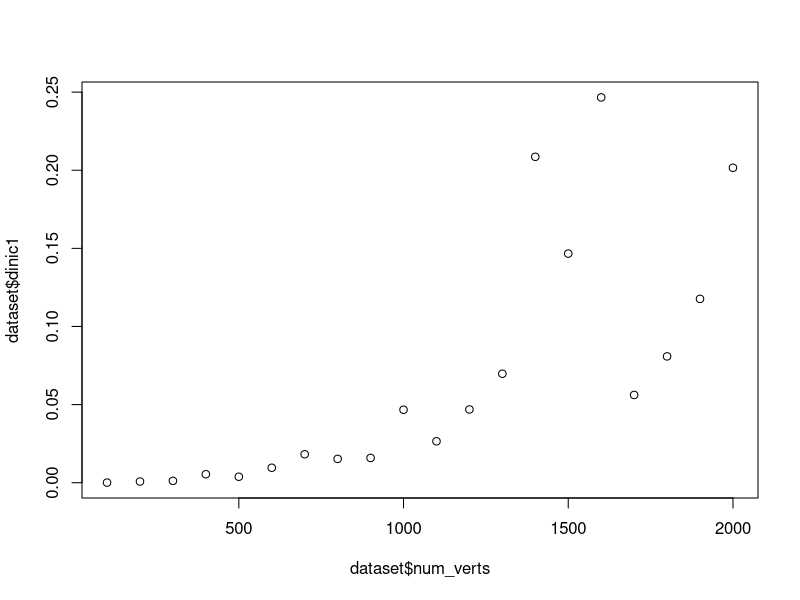
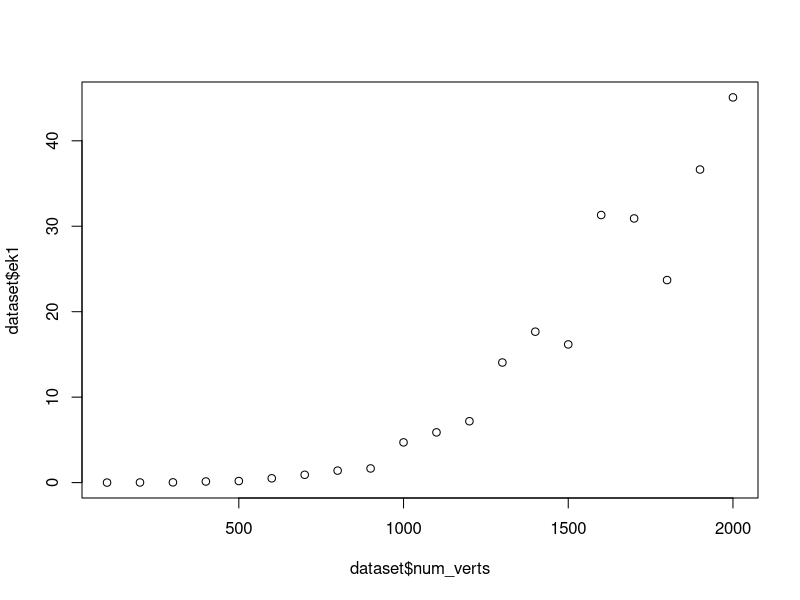
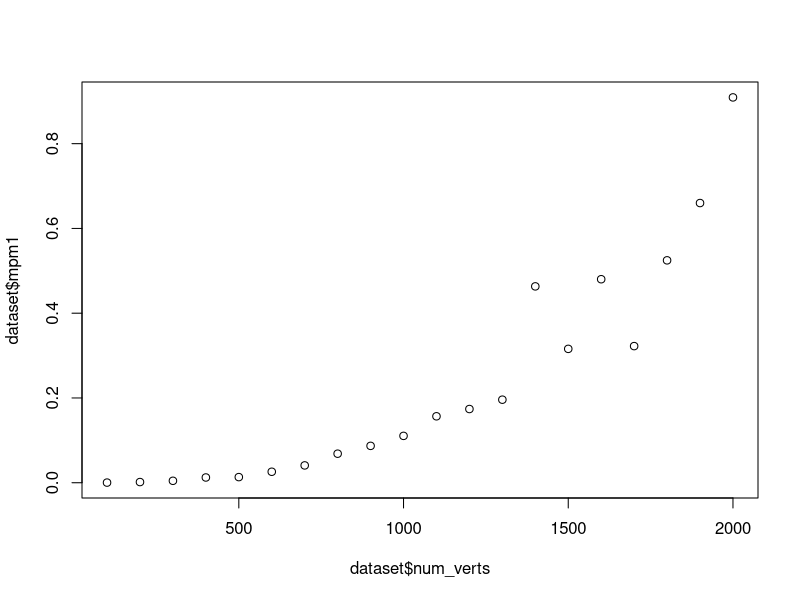
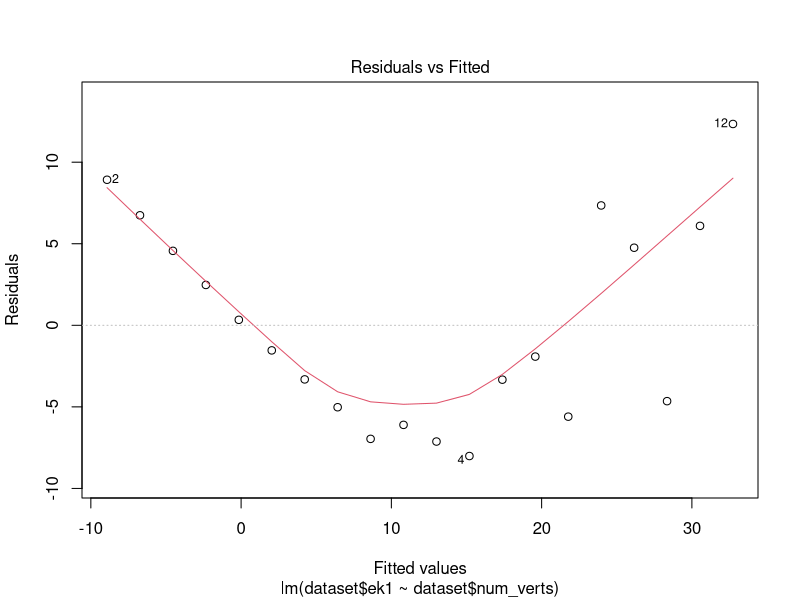
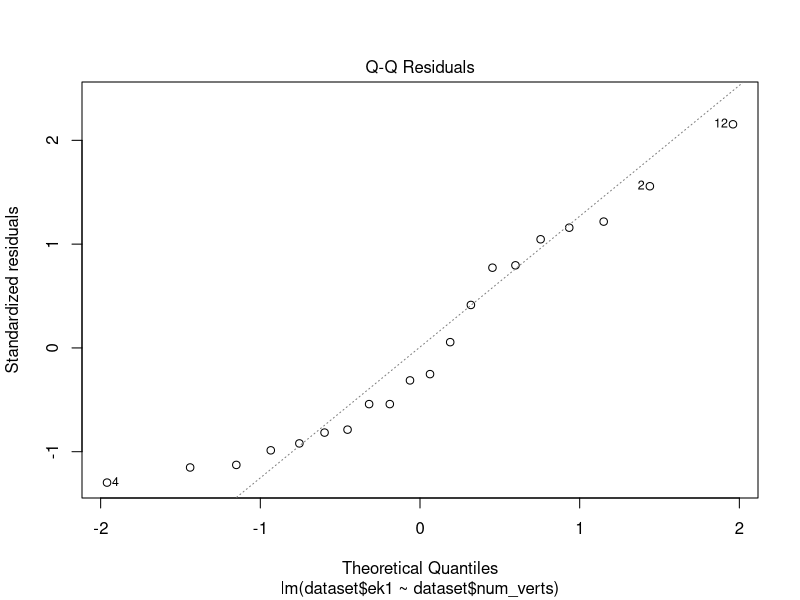
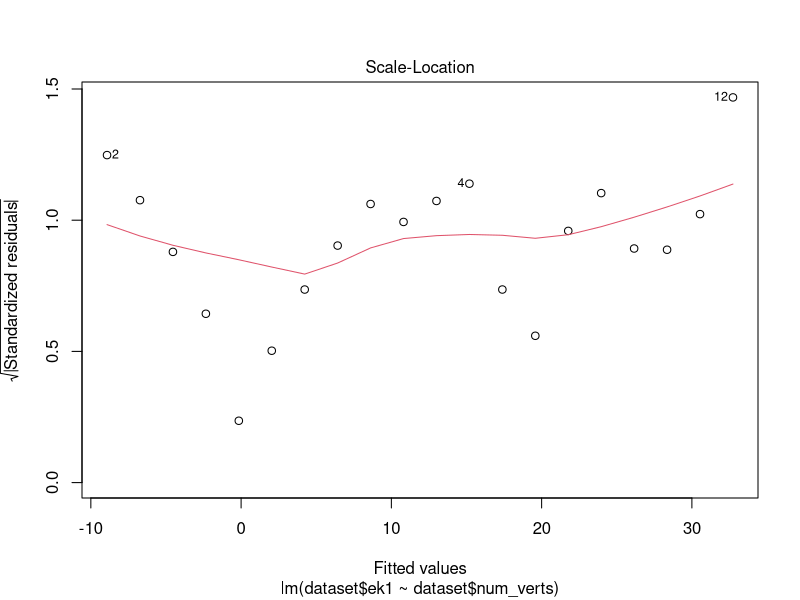
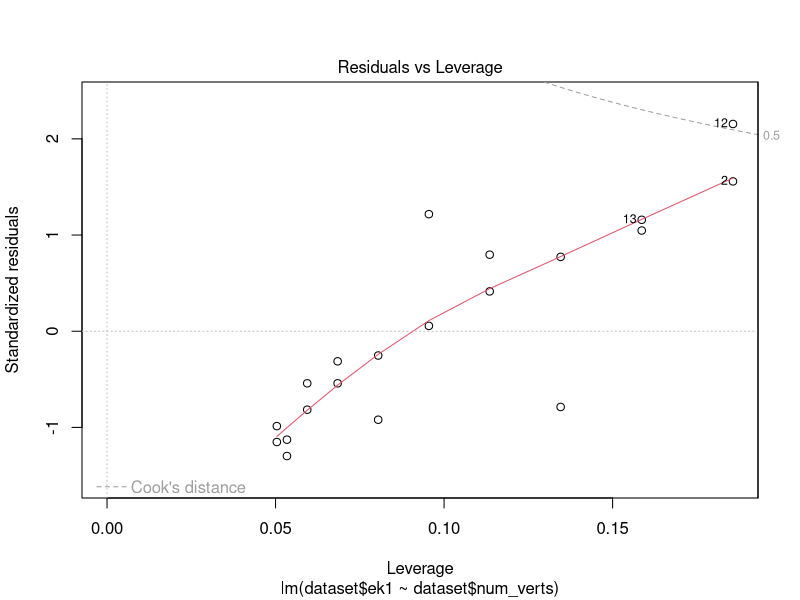

Reproduce these figures in R, in order.
dataset = read.table("vert.txt", header = TRUE)

# defining V as the number of vertices
# and A as the number of arcs of the input graph
# the theoretical time complexity of the algorithms is the following
# EK -> O(|V|*|A|^2)
# Dinic -> O(|A|*|V|^2)
# MPM -> O(|V|^3)

plot(dataset$num_verts, dataset$dinic1)
plot(dataset$num_verts, dataset$ek1)
plot(dataset$num_verts, dataset$mpm1)

lr.out = lm(dataset$ek1~dataset$num_verts)
summary(lr.out)
plot(lr.out)